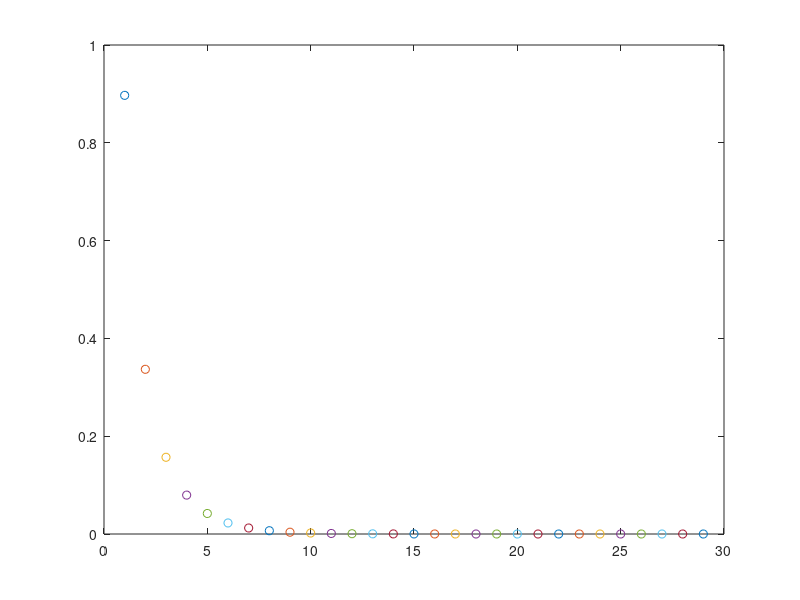

Here is the MATLAB script that generated this plot: (Note: this script raises an error after producing the figure.)
function [fe,K,T,I_max] = tdhanote_Project01_28_Feb_2020_FEM_and_Analytical_VR(nn_per_element,number_of_elements,k,r0, r1,L,T0,no_qpts)
%% input defination 

% nn_per_element = Number of nodes per element
% number_of_elements = Number of elements
% k = Thermal conductivity
% r0 = Radius at the ends of bar
% r1 = radius at the center of bar
% roh_0 = Electrical Resistivity is constant or vaariable
% no_qpts = Number of quadrature Points

%% Inpts
if nargin==0
nn_per_element=2;  
number_of_elements=30;
k=205;
r0=0.002;
r1=0.001;
L=0.01;
I=1000;
no_qpts=10;
T0=20;
end

%% Heat Generation as a function of x

s=@(x,rho)(((I^2)*rho)/(pi()*(r1 + (r0-r1)*(x/L))^2));

%% Arear as a function of x

A=@(x)(pi()*(r1 + (r0-r1)*(x/L))^2);

%% Quadture points selection

qpts=quadrature(no_qpts);

%% Total nodes and connectivity matrix determination Corresponding shape function

if nn_per_element==2
    nodes_total=number_of_elements+1;
    conn=[1:number_of_elements;2:number_of_elements+1];
    shape=@shape2;
elseif nn_per_element==3
     nodes_total=2*number_of_elements+1;
     conn=[1:2:2*number_of_elements-1;2:2:2*number_of_elements;3:2:2*number_of_elements+1];
     shape=@shape3;
else
 conn=[1:3:3*number_of_elements-2;2:3:3*number_of_elements-1;3:3:3*number_of_elements;4:3:3*number_of_elements+1];
 nodes_total=3*number_of_elements+1;
 shape=@shape4;
end
%% Electrical Resistivity
rho_fun=@(T_in)(2.6e-8+1.1e-10*T_in);
%% Coordiantes of each Nodes
x=linspace(0, L,nodes_total);

%% Stiffness matrix  K Calculation

K=zeros(nodes_total);
for c=conn
    xe=x(:,c);
    Ke=zeros(length(c));
    for q=qpts
        [N,dNdp]=shape(q(1));
        J=xe*dNdp;
        B=dNdp/J;
        xq=xe*N;
        Ke=Ke+B*k*A(xq)*B'*J*q(2);
    end
    sctr=c;
    K(sctr,sctr)=K(sctr,sctr)+Ke;
end

%% Heat Flux Matrix calculations

T1=ones(nodes_total,1)*T0;
T_0=ones(nodes_total,1)*T0;
Rho=rho_fun(T_0);
dT=100;
count=0;
while max(dT) >= 0.00001
    fe=zeros(nodes_total,1);
for c=conn
    xe=x(:,c);
    RHO=Rho(c);
        for i=1:no_qpts   
    [N,DNDp]=shape(qpts(1,i));
    J=xe*DNDp;
    w=qpts(2,i);
    xp=xe*N;
    rho=RHO'*N;
    F=s(xp,rho)*N*J*w;
    fe(c)=fe(c)+F;
        end
end
%% Temperature Calculation at nodes
K(nodes_total, :)= 0;
K(nodes_total,nodes_total)=1;
fe(nodes_total,1)=T0;
T=K\fe;
Rho=rho_fun(T);
dT=abs(T-T1);
T1=T;
count=count+1;
%% convergence of Temperature for Electrical resistivity change
plot(count,max(dT./T),'o')
hold on
end

%% Heat Flux do (it in terms of Paraent cooridinates)

Heat_flux=zeros(nodes_total,1);
for j=2:nodes_total
    dx=x(j-1)-x(j);
    Heat_flux(j)=k*(T(j)-T(j-1))/dx;
end
%% Analyical Soultion

syms r0a r1a ka Ia La rhoa xa ra c1 c2 C1 C2 
ra=r1a +(r0a-r1a)*(xa/La);
Aa=pi()*ra^2;
pa=int(1/Aa,xa);
HF(r0a,r1a,ka,Ia,rhoa,La,xa,c1)=-(pa*Ia^2*rhoa/Aa)-(c1/Aa);
dTdxa(r0a,r1a,ka,Ia,rhoa,La,xa,c1)=-((pa*Ia^2*rhoa)/(ka*Aa))-c1/(ka*Aa);
Ta(r0a,r1a,ka,Ia,rhoa,La,xa,c1,c2)=int(dTdxa,xa)+c2;
x_T=L;
x_dTdx=0;
c1_I_max=solve(dTdxa(r0,r1,k,Ia,rho,L,x_dTdx,C1),C1);
c2_I_max=solve(Ta(r0,r1,k,Ia,rho,L,x_T,c1_I_max,C2)==T0,C2);
I_max=solve(Ta(r0, r1, k, Ia, rho, L, x_dTdx, c1_I_max, c2_I_max)==660,Ia);
I_max=max(double(I_max));
c1=solve(dTdxa(r0,r1,k,I,rho,L,x_dTdx,c1));
c2=solve(Ta(r0,r1,k,I,rho,L,x_T,c1,c2)==T0,c2);
c1=double(c1);
c2=double(c2);
x_a=linspace(0,0.01,100);
Temp_analytical=Ta(r0,r1,k,I,rho,L,x_a,c1,c2);
Heat_flux_analytical=-HF(r0,r1,k,I,rho,L,x_a,c1);

%% Plots

figure('name',"Temprature Profile");
plot(x,T,'o--')
hold on
plot(x_a,Temp_analytical)
xlim([0 L])
title('Temperature Profile')
xlabel('X Distance')
ylabel('Temeperature')
legend('FEM','Analytical')
hold off
figure('name',"Heat Flux Profile");
plot(x,Heat_flux,'o--')
hold on
plot(x_a,Heat_flux_analytical)
xlim([0 L])
title('Heat Flux Profile')
xlabel('X distance')
ylabel('Heat Flux')
legend('FEM','Analytical')
hold off

%% Convergence

end

%% Shape functions for different elements
function [N,dNdp] = shape2(p)
N=0.5*[1-p(1);1+p(1)];
dNdp=[-0.5;0.5];
end
function [N,dNdp] = shape3(p)
N=[p(1)*(1-p(1))*-0.5;1-p(1)^2;0.5*p(1)*(p(1)+1)];
dNdp = [(p(1)-0.5);(-2*p(1));(p(1)+0.5)];
end
function [N,dNdp] = shape4(p)
N=[(p(1)^2-1/9)*(p(1)-1)*(-9/16);(p(1)^2-1)*(p(1)-1/3)*(27/16);(p(1)^2-1)*(p(1)+1/3)*(-27/16);(p(1)^2-1/9)*(p(1)+1)*(9/16)];
dNdp=[(-9/16)*(3*p(1)^2-2*p(1)-1/9);(27/16)*(3*p(1)^2-(2/3)*p(1)-1);(-27/16)*(3*p(1)^2+(2/3)*p(1)-1);(9/16)*(3*p(1)^2+2*p(1)-1/9)];
end
%% Gaussian Quadrature 
function [qpts] = quadrature(n)
%   QUADRATURE
%     quadrature(n) returns a quadrature table for a rule with n
%     integration points.  The first row of the table gives the quadrature
%     point location, and the second gives the quadrature weights.

    u = 1:n-1;
    u = u./sqrt(4*u.^2 - 1);

    A = zeros(n);
    A(2:n+1:n*(n-1)) = u;
    A(n+1:n+1:n^2-1) = u;

    [v, x] = eig(A);
    [x, k] = sort(diag(x));    
    qpts = [x'; 2*v(1,k).^2];
end
